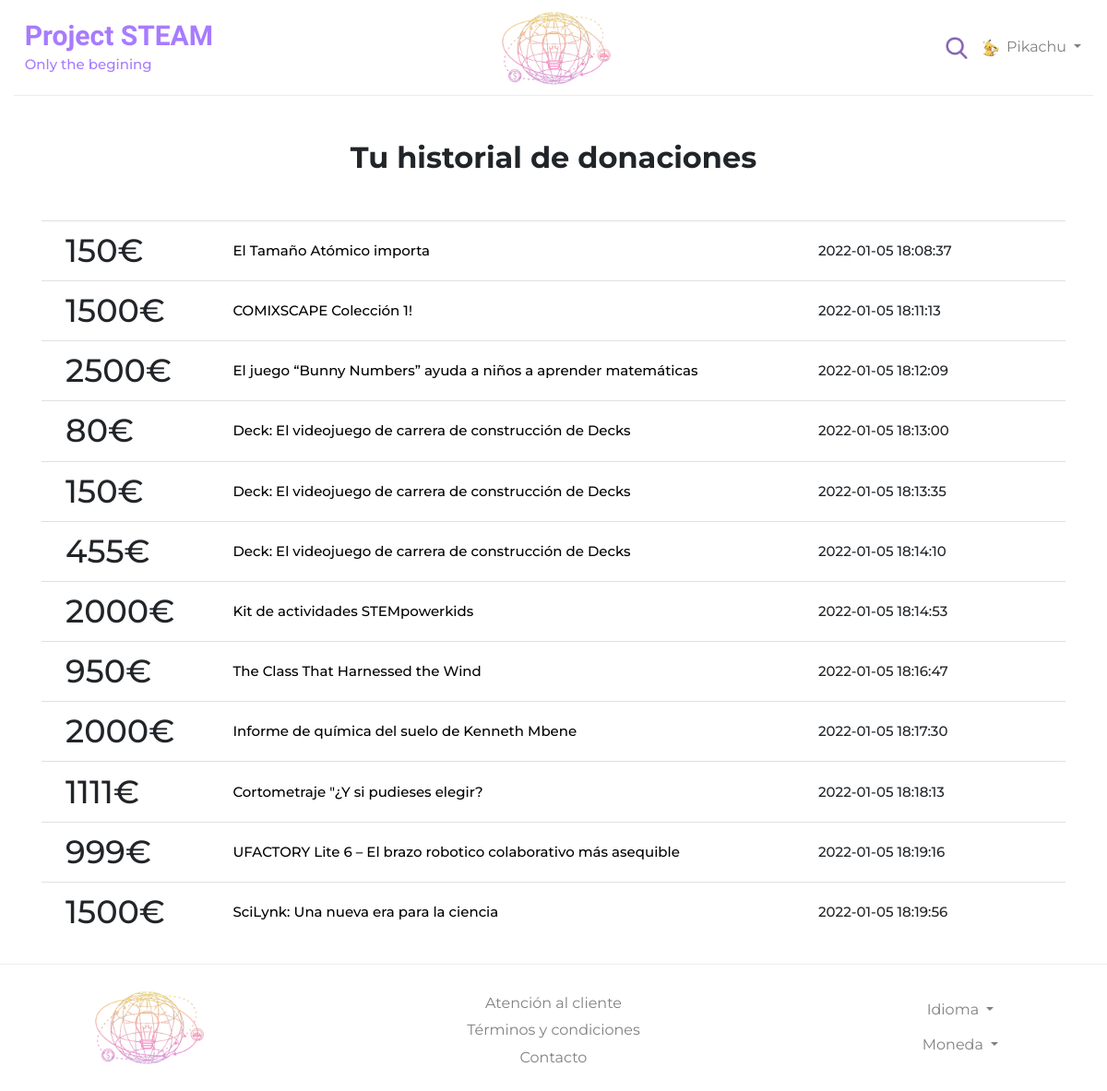
The page /your_donations.php (signed in) on the database its author committed.
### tables this page shows
CREATE TABLE `donations` (
  `id` int(11) NOT NULL,
  `id_user` int(11) NOT NULL,
  `id_project` int(11) NOT NULL,
  `donation` int(11) NOT NULL,
  `date` timestamp NOT NULL DEFAULT current_timestamp(),
  `donor_name` varchar(100) NOT NULL
);

CREATE TABLE `projects` (
  `title` text NOT NULL,
  `subtitle` text NOT NULL,
  `organizer_id` int(11) NOT NULL,
  `start_date` timestamp NOT NULL DEFAULT current_timestamp(),
  `end_date` timestamp NOT NULL DEFAULT current_timestamp(),
  `description` text NOT NULL,
  `picture` text NOT NULL,
  `moneyGoal` int(11) NOT NULL,
  `id_project` int(11) NOT NULL,
  `science` tinyint(1) NOT NULL,
  `tech` tinyint(1) NOT NULL,
  `eng` tinyint(1) NOT NULL,
  `art` tinyint(1) NOT NULL,
  `math` tinyint(1) NOT NULL
);

### your_donations.php (the view, shortened to what this page needs)
<?php
  include "dbConn.php";
  $sql = "SELECT * FROM `donations` INNER JOIN users ON donations.id_user = users.id_user INNER JOIN projects ON donations.id_project = projects.id_project WHERE users.id_user=". $_SESSION['user_id']. " AND `users`.active = 1 ORDER BY date ASC";
  $result = mysqli_query($connection, $sql);
  $donations = [];
  if (mysqli_num_rows($result) > 0) {
    while($row = mysqli_fetch_assoc($result)) {
      $donations[] =  $row;
    }
  } else {
    $project_donations='0';
  }
?>
<!DOCTYPE html>
<html lang="es">
<head>
    <link rel="stylesheet" href="https://maxcdn.bootstrapcdn.com/bootstrap/4.0.0/css/bootstrap.min.css"
 />
    <link href="css/style.css" rel="stylesheet" />
</head>
<body>
    <?php include "top_bar.php"?>
    <div class="container text-center project_header mt-5 mb-5">
        <h1>Tu historial de donaciones</h1>
    </div>
    <div class="container donations_elements">
        <?php
            for ($i=0; $i<count($donations); $i++) {
            echo
            '<div class="row element">
            <div class="col-md-2 element_col">
            <h1>'. $donations[$i]['donation'].'€</h1>
            </div>
            <div class="col-md-7 element_col">
            <h2><a href="proyectos.php?project_id='.$donations[$i]['id_project'].'">'.$donations[$i]['title'].'</a></h2>
            </div>
            <div class="col-md-3 element_col">
            <h2>'.$donations[$i]['date'].'</h2>
            </div>
            </div>
            ';
            }
        ?>
    </div>
    <footer class="row footer_container">
        <div class="col-md-3 footer_columna">
            <img class="img-fluid logo" src="media/logo_multicolor.png" />
        </div>
        <div class="col-md-6 footer_columna">
            <a href="#">Atención al cliente</a>
            <a href="#">Términos y condiciones</a>
            <a href="#">Contacto</a>
        </div>
        <div class="col-md-3 footer_columna">
            <div class="dropdown show">
                <a class="btn dropdown-toggle" href="#" role="button" id="dropdownMenuLink" data-toggle="dropdown"
                    aria-haspopup="true" aria-expanded="false">
                    Idioma
                </a>
            </div>
            <div class="dropdown show">
                <a class="btn dropdown-toggle" href="#" role="button" id="dropdownMenuLink" data-toggle="dropdown"
                    aria-haspopup="true" aria-expanded="false">
                    Moneda
                </a>
            </div>
        </div>
    </footer>
</body>
</html>

### top_bar.php (shortened to what this page needs)
<div class="container-fluid" id="top_bar">
    <div class="top_bar">
      <div style="margin-block: auto">
        <h1>Project STEAM</h1>
        <h2>Only the begining</h2>
      </div>
      <a class="logo"href="index.php"><img class="img-fluid logo " src="media/logo_multicolor.png" /></a>
      <div id="top_buttons">
        <button type="button" class="btn search_button" data-toggle="modal" data-target="#searchModal">
          <img src="media/search.png" style="width: 24px" />
        </button>
        <div class="dropdown show" <?php if(!isset($_SESSION['user_id'])) {echo 'style="display: none"';} else{echo 'style=""';}?>>
          <a class="btn dropdown-toggle profile_dropdown" href="#" role="button" id="dropdownMenuLink" data-toggle="dropdown"
              aria-haspopup="true" aria-expanded="false">
              <?php if ($_SESSION['profile_pic'] == '') {$pp = 'media/profile_pic.png';}
                else {$pp = $_SESSION['profile_pic'];}?>
              <img class="img-fluid pr-1 profile_pic" src="<?php echo $pp?>" style="width: 24px; border-radius: 50%">
              <span class="profile_name"><?php if(isset($_SESSION['user_id'])) {echo $_SESSION['name'];}?></span>
          </a>
      </div>
      </div>
    </div>
</div>

### css/style.css (style rules this page uses)
:root { --amarillo: #FFE031; --rosa: #FF66C4; --morado: #A77BFF; --verdeSteam: #9bffb2; --celesteSteam: #47e2ff; --amarilloSteam: #ffeb3f; --naranjaSteam: #fd9b1e; --rojoSteam: #ff3838; --colorClaro: #f8f9f9; }
body { margin: 0; padding: 0; font-family: 'Montserrat', sans-serif; }
h1 { margin: 0; font-size: 35px; }
h2 { margin: 0; padding-top: 0.75%; padding-bottom: 0.75%; font-size: 15px; }
.top_bar { display: grid; grid-template-columns: 3fr 2fr 3fr; border-bottom: 1px solid #e9ecef; padding: 1% 1%; }
#top_buttons { display: inline-flex; justify-content: end; margin: auto 0; }
.btn.search_button { background-color: white; }
.logo { position: relative; height: 80px; width: auto; margin-block: auto; justify-self: center; }
.top_bar h1 { font-size: 30px; font-weight: bold; font-family: 'Shrikhand', cursive; }
.top_bar h1, .top_bar h2 { color: var(--morado); }
.profile_dropdown { color: gray; padding-left: 0; padding-right: 0; }
.footer_container { border-top: 1px solid #e9ecef; margin-top: 2%; padding-block: 1%; padding: 2% 1%; margin-inline: 0px; }
.footer_columna { margin-top: auto; margin-bottom: auto; text-align: center; }
footer a, .nav a { display: block; padding-top: 1%; color: grey; }
.project_header h1 { font-weight: bold; font-size: xx-large; text-align: center; }
.donations_elements { min-height: 30rem; max-height: 50rem; overflow: auto; }
.element { border-top: 1.5px solid #dfe0e2; margin: 0; padding: 1%; }
.element_col { margin-block: auto; }
.element a { color:black; }

### rows shown on the page
donations: donation "150", id_project.title "El Tamaño Atómico importa", date "2022-01-05 18:08:37"
donations: donation "1500", id_project.title "COMIXSCAPE Colección 1!", date "2022-01-05 18:11:13"
donations: donation "2500", id_project.title "El juego “Bunny Numbers” ayuda a niños a aprender matemáticas", date "2022-01-05 18:12:09"
donations: donation "80", id_project.title "Deck: El videojuego de carrera de construcción de Decks", date "2022-01-05 18:13:00"
donations: donation "150", id_project.title "Deck: El videojuego de carrera de construcción de Decks", date "2022-01-05 18:13:35"
donations: donation "455", id_project.title "Deck: El videojuego de carrera de construcción de Decks", date "2022-01-05 18:14:10"
donations: donation "2000", id_project.title "Kit de actividades STEMpowerkids", date "2022-01-05 18:14:53"
donations: donation "950", id_project.title "The Class That Harnessed the Wind", date "2022-01-05 18:16:47"
donations: donation "2000", id_project.title "Informe de química del suelo de Kenneth Mbene", date "2022-01-05 18:17:30"
donations: donation "1111", id_project.title "Cortometraje \"¿Y si pudieses elegir?", date "2022-01-05 18:18:13"
donations: donation "999", id_project.title "UFACTORY Lite 6 – El brazo robotico colaborativo más asequible", date "2022-01-05 18:19:16"
donations: donation "1500", id_project.title "SciLynk: Una nueva era para la ciencia", date "2022-01-05 18:19:56"

### other values the page prints
$_SESSION['name'] "Pikachu"
